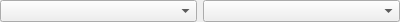
<?xml version="1.0" encoding="UTF-8"?>
<ui version="4.0">
 <class>colorObjectWidget</class>
 <widget class="QWidget" name="colorObjectWidget">
  <property name="geometry">
   <rect>
    <x>0</x>
    <y>0</y>
    <width>400</width>
    <height>22</height>
   </rect>
  </property>
  <property name="sizePolicy">
   <sizepolicy hsizetype="Preferred" vsizetype="Maximum">
    <horstretch>0</horstretch>
    <verstretch>0</verstretch>
   </sizepolicy>
  </property>
  <property name="windowTitle">
   <string>Form</string>
  </property>
  <layout class="QHBoxLayout" name="horizontalLayout">
   <property name="spacing">
    <number>6</number>
   </property>
   <property name="leftMargin">
    <number>0</number>
   </property>
   <property name="topMargin">
    <number>0</number>
   </property>
   <property name="rightMargin">
    <number>0</number>
   </property>
   <property name="bottomMargin">
    <number>0</number>
   </property>
   <item>
    <widget class="QComboBox" name="comboColor"/>
   </item>
   <item>
    <widget class="QComboBox" name="comboObject"/>
   </item>
  </layout>
 </widget>
 <resources/>
 <connections/>
</ui>
